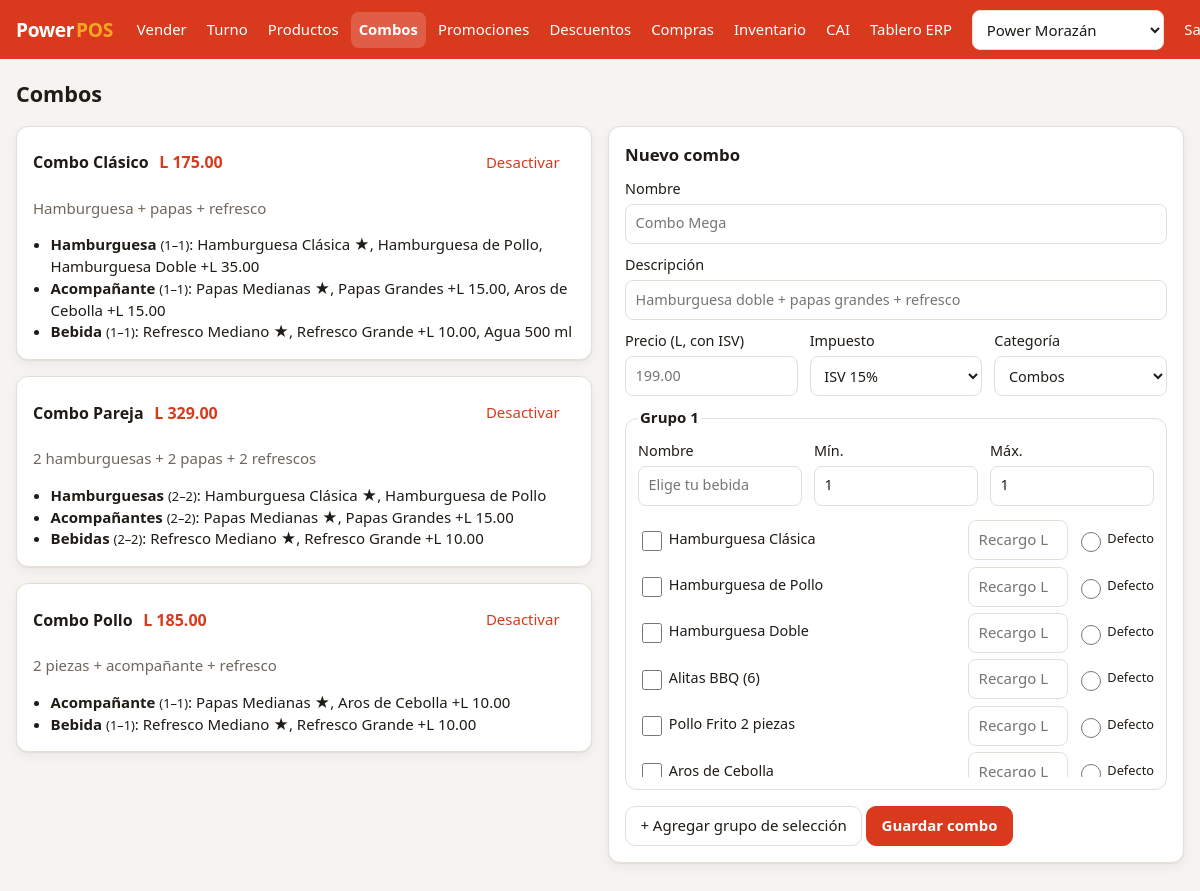
/index.php?p=combos (signed in), run on the app's committed database.
### tables this page shows
CREATE TABLE combos (
  id               INT UNSIGNED AUTO_INCREMENT PRIMARY KEY,
  categoria_id     INT UNSIGNED NOT NULL,
  nombre           VARCHAR(120) NOT NULL,
  descripcion      VARCHAR(255),
  precio_centavos  INT UNSIGNED NOT NULL COMMENT 'Precio CON ISV',
  tipo_impuesto    ENUM('G15','G18','EXE') NOT NULL DEFAULT 'G15',
  activo           TINYINT(1) NOT NULL DEFAULT 1,
  FOREIGN KEY (categoria_id) REFERENCES categorias(id)
);

CREATE TABLE combo_grupos (
  id        INT UNSIGNED AUTO_INCREMENT PRIMARY KEY,
  combo_id  INT UNSIGNED NOT NULL,
  nombre    VARCHAR(80)  NOT NULL,
  min_sel   TINYINT UNSIGNED NOT NULL DEFAULT 1,
  max_sel   TINYINT UNSIGNED NOT NULL DEFAULT 1,
  orden     SMALLINT NOT NULL DEFAULT 0,
  FOREIGN KEY (combo_id) REFERENCES combos(id) ON DELETE CASCADE
);

CREATE TABLE productos (
  id               INT UNSIGNED AUTO_INCREMENT PRIMARY KEY,
  categoria_id     INT UNSIGNED NOT NULL,
  sku              VARCHAR(30)  NOT NULL UNIQUE,
  nombre           VARCHAR(120) NOT NULL,
  precio_centavos  INT UNSIGNED NOT NULL COMMENT 'Precio de venta CON ISV',
  tipo_impuesto    ENUM('G15','G18','EXE') NOT NULL DEFAULT 'G15'
                   COMMENT 'G15 = ISV 15%, G18 = ISV 18% (bebidas alcohólicas), EXE = exento',
  vendible_solo    TINYINT(1) NOT NULL DEFAULT 1 COMMENT '0 = solo como opción de combo',
  controla_stock   TINYINT(1) NOT NULL DEFAULT 1,
  activo           TINYINT(1) NOT NULL DEFAULT 1,
  FOREIGN KEY (categoria_id) REFERENCES categorias(id)
);

CREATE TABLE combo_opciones (
  id                INT UNSIGNED AUTO_INCREMENT PRIMARY KEY,
  grupo_id          INT UNSIGNED NOT NULL,
  producto_id       INT UNSIGNED NOT NULL,
  recargo_centavos  INT UNSIGNED NOT NULL DEFAULT 0 COMMENT 'Ej. agrandar papas +L 15',
  por_defecto       TINYINT(1) NOT NULL DEFAULT 0,
  FOREIGN KEY (grupo_id)    REFERENCES combo_grupos(id) ON DELETE CASCADE,
  FOREIGN KEY (producto_id) REFERENCES productos(id)
);

### public/index.php (called while the page is built, shortened)
<?php
require dirname(__DIR__) . '/src/bootstrap.php';
function e(mixed $v): string
{
    return htmlspecialchars((string) $v, ENT_QUOTES, 'UTF-8');
}
function lps(int|string|null $centavos): string
{
    return App\Support\Money::fmt((int) $centavos);
}
$rutas = [
    'login'        => ['vista' => 'login', 'roles' => null],
    'pos'          => ['vista' => 'pos', 'roles' => ['ADMIN', 'GERENTE', 'CAJERO']],
    'factura'      => ['vista' => 'factura', 'roles' => ['ADMIN', 'GERENTE', 'CAJERO']],
    'caja'         => ['vista' => 'caja', 'roles' => ['ADMIN', 'GERENTE', 'CAJERO']],
    'cierre'       => ['vista' => 'cierre', 'roles' => ['ADMIN', 'GERENTE', 'CAJERO']],
    'productos'    => ['vista' => 'productos', 'roles' => ['ADMIN', 'GERENTE']],
    'inventario'   => ['vista' => 'inventario', 'roles' => ['ADMIN', 'GERENTE']],
    'compras'      => ['vista' => 'compras', 'roles' => ['ADMIN', 'GERENTE']],
    'combos'       => ['vista' => 'combos', 'roles' => ['ADMIN', 'GERENTE']],
    'promociones'  => ['vista' => 'promociones', 'roles' => ['ADMIN', 'GERENTE']],
    'descuentos'   => ['vista' => 'descuentos', 'roles' => ['ADMIN']],
    'cai'          => ['vista' => 'cai', 'roles' => ['ADMIN']],
    'erp'          => ['vista' => 'erp', 'roles' => ['ADMIN', 'GERENTE']],
];
$p = $_GET['p'] ?? 'pos';
$ruta = $rutas[$p] ?? $rutas['pos'];
$vistas = dirname(__DIR__) . '/views/';
require $vistas . $ruta['vista'] . '.php';

### src/bootstrap.php (called while the page is built, shortened)
<?php
spl_autoload_register(function (string $clase): void {
    if (str_starts_with($clase, 'App\\')) {
        $ruta = __DIR__ . '/' . str_replace('\\', '/', substr($clase, 4)) . '.php';
    }
});

### src/Catalogo/CatalogoRepository.php (called while the page is built, shortened)
<?php
final class CatalogoRepository
{
    public function productos(int $tiendaId, bool $soloVendibles = true): array
    {
        $st = $this->db->prepare(
            'SELECT p.id, p.categoria_id, c.nombre AS categoria, p.sku, p.nombre, p.tipo_impuesto,
                    COALESCE(pt.precio_centavos, p.precio_centavos) AS precio
             FROM productos p
             JOIN categorias c ON c.id = p.categoria_id
             LEFT JOIN precios_tienda pt ON pt.producto_id = p.id AND pt.tienda_id = ?
             WHERE p.activo = 1' . ($soloVendibles ? ' AND p.vendible_solo = 1' : '') . '
             ORDER BY c.orden, p.nombre'
        );
        $st->execute([$tiendaId]);
        return array_map(fn ($r) => ['precio' => (int) $r['precio']] + $r, $st->fetchAll());
    }
    public function combos(bool $soloActivos = true): array
    {
        $combos = $this->db->query(
            'SELECT id, categoria_id, nombre, descripcion, precio_centavos AS precio, tipo_impuesto, activo
             FROM combos' . ($soloActivos ? ' WHERE activo = 1' : '') . ' ORDER BY nombre'
        )->fetchAll(PDO::FETCH_UNIQUE);
        $grupos = $this->db->query('SELECT * FROM combo_grupos ORDER BY orden')->fetchAll();
        $opciones = $this->db->query(
            'SELECT o.*, p.nombre FROM combo_opciones o JOIN productos p ON p.id = o.producto_id ORDER BY o.id'
        )->fetchAll();
        $porGrupo = [];
        foreach ($opciones as $o) {
            $porGrupo[$o['grupo_id']][] = [
                'producto_id' => (int) $o['producto_id'], 'nombre' => $o['nombre'],
                'recargo' => (int) $o['recargo_centavos'], 'por_defecto' => (bool) $o['por_defecto'],
            ];
        }
        foreach ($grupos as $g) {
            if (isset($combos[$g['combo_id']])) {
                $combos[$g['combo_id']]['grupos'][] = [
                    'id' => (int) $g['id'], 'nombre' => $g['nombre'],
                    'min' => (int) $g['min_sel'], 'max' => (int) $g['max_sel'],
                    'opciones' => $porGrupo[$g['id']] ?? [],
                ];
            }
        }
        return array_values($combos);
    }
}

### src/Support/Money.php (called while the page is built, shortened)
<?php
final class Money
{
    public static function fmt(int $centavos): string
    {
        return 'L ' . number_format($centavos / 100, 2, '.', ',');
    }
}

### src/Support/Auth.php (called while the page is built, shortened)
<?php
final class Auth
{
    public static function tiendaId(): int
    {
        return (int) ($_SESSION['tienda_id'] ?? 0);
    }
}

### views/combos.php (the view, shortened to what this page needs)
<?php
$repo = new CatalogoRepository($db);
$combos = $repo->combos(false);
$productos = $repo->productos(Auth::tiendaId(), false);
$categorias = $db->query('SELECT * FROM categorias ORDER BY orden')->fetchAll();
require __DIR__ . '/_layout.php';
?>
<h1>Combos</h1>
<div class="columnas">
  <section>
    <?php foreach ($combos as $c): ?>
      <article class="tarjeta <?= $c['activo'] ? '' : 'inactivo' ?>">
        <header class="fila-entre">
          <h3><?= e($c['nombre']) ?> <span class="precio"><?= lps($c['precio']) ?></span></h3>
          <form method="post">
            <button class="btn texto" name="alternar" value="<?= $c['id'] ?>"><?= $c['activo'] ? 'Desactivar' : 'Activar' ?></button>
          </form>
        </header>
        <p class="tenue"><?= e($c['descripcion']) ?></p>
        <ul class="grupos">
          <?php foreach ($c['grupos'] as $g): ?>
            <li><b><?= e($g['nombre']) ?></b> <small>(<?= $g['min'] ?>–<?= $g['max'] ?>)</small>:
              <?= implode(', ', array_map(fn ($o) => e($o['nombre']) . ($o['recargo'] ? ' +' . lps($o['recargo']) : '') . ($o['por_defecto'] ? ' ★' : ''), $g['opciones'])) ?>
            </li>
          <?php endforeach; ?>
        </ul>
      </article>
    <?php endforeach; ?>
  </section>
  <section class="tarjeta">
    <h2>Nuevo combo</h2>
    <form method="post" id="form-nuevo-combo">
      <label>Nombre <input name="nombre" required placeholder="Combo Mega"></label>
      <label>Descripción <input name="descripcion" placeholder="Hamburguesa doble + papas grandes + refresco"></label>
      <div class="fila">
        <label>Precio (L, con ISV) <input name="precio" inputmode="decimal" required placeholder="199.00"></label>
        <label>Impuesto
          <select name="tipo_impuesto"><option value="G15">ISV 15%</option><option value="G18">ISV 18%</option><option value="EXE">Exento</option></select>
        </label>
        <label>Categoría
          <select name="categoria_id"><?php foreach ($categorias as $cat): ?><option value="<?= $cat['id'] ?>"><?= e($cat['nombre']) ?></option><?php endforeach; ?></select>
        </label>
      </div>
      <div id="grupos-nuevos"></div>
      <button type="button" class="btn" id="agregar-grupo">+ Agregar grupo de selección</button>
      <button class="btn primario">Guardar combo</button>
    </form>
    <template id="tpl-grupo">
      <fieldset class="grupo">
        <legend>Grupo <span class="n"></span></legend>
        <div class="fila">
          <label>Nombre <input data-campo="nombre" placeholder="Elige tu bebida"></label>
          <label>Mín. <input data-campo="min" type="number" min="0" value="1"></label>
          <label>Máx. <input data-campo="max" type="number" min="1" value="1"></label>
        </div>
        <div class="opciones-tabla">
          <?php foreach ($productos as $p): ?>
            <div class="opcion-fila">
              <label><input type="checkbox" data-op="<?= $p['id'] ?>" data-sub="on" value="1"> <?= e($p['nombre']) ?></label>
              <input data-op="<?= $p['id'] ?>" data-sub="recargo" inputmode="decimal" placeholder="Recargo L" aria-label="Recargo">
              <label class="chico"><input type="radio" data-def="<?= $p['id'] ?>"> Defecto</label>
            </div>
          <?php endforeach; ?>
        </div>
      </fieldset>
    </template>
  </section>
</div>

### public/assets/app.css (style rules this page uses)
:root { --primario: #d93a1e; --primario-osc: #b02c14; --acento: #f5a623; --ok: #1f8a4c; --error: #c62828; --fondo: #f6f4f1; --superficie: #ffffff; --texto: #1f1b16; --tenue: #6f665c; --borde: #e4ded6; --radio: 12px; --sombra: 0 1px 2px rgb(0 0 0 / .06), 0 4px 12px rgb(0 0 0 / .05); }
* { box-sizing: border-box; }
html { -webkit-text-size-adjust: 100%; }
body { margin: 0; font: 15px/1.45 system-ui, -apple-system, "Segoe UI", Roboto, sans-serif; background: var(--fondo); color: var(--texto); }
h1 { font-size: 1.35rem; margin: .2rem 0 1rem; }
h2 { font-size: 1.05rem; margin: 0 0 .75rem; }
h3 { font-size: 1rem; margin: 0; }
small, .chico { font-size: .8rem; }
.tenue { color: var(--tenue); }
.btn { display: inline-flex; align-items: center; justify-content: center; gap: .3rem; min-height: 40px; padding: .45rem .9rem; border: 1px solid var(--borde); border-radius: 10px; background: var(--superficie); color: var(--texto); font: inherit; cursor: pointer; }
.btn.primario { background: var(--primario); border-color: var(--primario); color: #fff; font-weight: 600; }
.btn.texto { border-color: transparent; background: none; color: var(--primario); }
input, select { font: inherit; color: inherit; background: var(--superficie); border: 1px solid var(--borde); border-radius: 8px; padding: .5rem .6rem; min-height: 40px; width: 100%; }
input[type=checkbox], input[type=radio] { width: 20px; height: 20px; min-height: 0; accent-color: var(--primario); vertical-align: middle; }
label { display: block; margin-bottom: .7rem; font-size: .9rem; }
label > input, label > select { margin-top: .25rem; }
fieldset { border: 1px solid var(--borde); border-radius: var(--radio); margin: 0 0 1rem; padding: .75rem; }
.fila { display: flex; flex-wrap: wrap; gap: .75rem; align-items: flex-end; }
.fila > label { flex: 1 1 120px; }
.fila-entre { display: flex; flex-wrap: wrap; justify-content: space-between; align-items: center; gap: .5rem; }
.tarjeta { background: var(--superficie); border: 1px solid var(--borde); border-radius: var(--radio); padding: 1rem; margin-bottom: 1rem; box-shadow: var(--sombra); }
.precio { color: var(--primario); margin-left: .4rem; }
.grupos { padding-left: 1.1rem; margin: .5rem 0 0; }
.columnas { display: grid; gap: 1rem; }
@media (min-width: 900px) { .columnas { grid-template-columns: 1fr 1fr; align-items: start; } }
.grupo legend { font-weight: 700; }
.opciones-tabla { max-height: 260px; overflow-y: auto; }
.opcion-fila { display: grid; grid-template-columns: 1fr 100px auto; gap: .5rem; align-items: center; padding: .2rem 0; }
.opcion-fila label { margin: 0; }

### data on the page
combos: nombre "Combo Clásico", precio_centavos "L 175.00", activo "Desactivar", descripcion "Hamburguesa + papas + refresco", nombre "Acompañante", min "1", max "1"
combo_grupos: nombre "Hamburguesa", min "1", max "1"
productos: nombre.por_defecto "Hamburguesa Clásica ★, Hamburguesa de Pollo, Hamburguesa Doble +L 35.00", nombre "Hamburguesa Doble"
productos: nombre.por_defecto "Papas Medianas ★, Papas Grandes +L 15.00, Aros de Cebolla +L 15.00", nombre.por_defecto "Papas Medianas ★, Aros de Cebolla +L 10.00", nombre "Aros de Cebolla"
combo_grupos: nombre "Bebida", min "1", max "1"
productos: nombre.por_defecto "Refresco Mediano ★, Refresco Grande +L 10.00, Agua 500 ml"
combos: nombre "Combo Pareja", precio_centavos "L 329.00", $c['id'] 3 (drawn), activo "Desactivar", descripcion "2 hamburguesas + 2 papas + 2 refrescos"
combo_grupos: nombre "Hamburguesas", min "2", max "2", opciones "Hamburguesa Clásica ★, Hamburguesa de Pollo"
combo_grupos: nombre "Acompañantes", min "2", max "2", opciones "Papas Medianas ★, Papas Grandes +L 15.00"
combo_grupos: nombre "Bebidas", min "2", max "2", opciones "Refresco Mediano ★, Refresco Grande +L 10.00"
combos: nombre "Combo Pollo", precio_centavos "L 185.00", $c['id'] 2 (drawn), activo "Desactivar", descripcion "2 piezas + acompañante + refresco"
combo_grupos: nombre "Acompañante", min "1", max "1"
combo_grupos: nombre "Bebida", min "1", max "1", opciones "Refresco Mediano ★, Refresco Grande +L 10.00"
productos: nombre "Hamburguesa Clásica"
productos: nombre "Hamburguesa de Pollo"
productos: nombre "Alitas BBQ (6)"
productos: nombre "Pollo Frito 2 piezas"

### other printed values
$texto "Vender"
$texto "Turno"
$texto "Productos"
$texto "Combos"
$texto "Promociones"
$texto "Descuentos"
$texto "Compras"
$texto "Inventario"
$texto "CAI"
$texto "Tablero ERP"
form field tienda_id "Power Morazán"
form field categoria_id "Combos"
